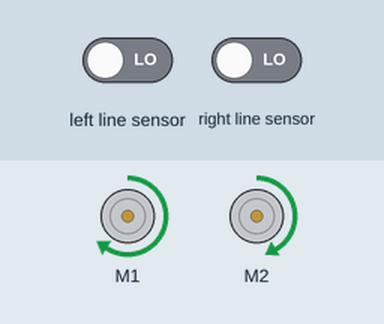
Simulated run of this program. Board: BBC micro:bit (MakeCode). Shown: 2 × DC motor (green arrow = forward, orange = backward, longer = faster). The test bench sets the inputs (shaded band); at power-on: left line sensor LOW, right line sensor LOW.

Above: at 1.2 s.
1.3 s: left line sensor driven HIGH
At 4.2 s:
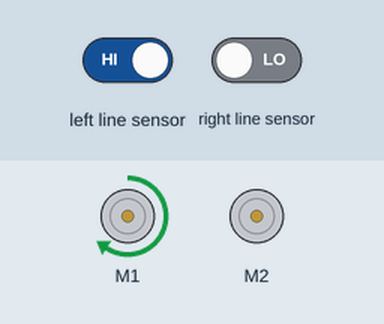
4.3 s: right line sensor driven HIGH
At 4.9 s:
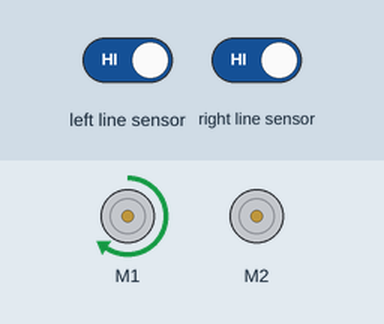
5.8 s: left line sensor driven LOW
At 9.3 s:
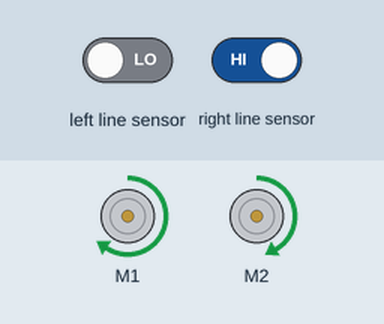
Timing chart, 0 to 14.8 s (numbered marks = the images above; inputs shaded):
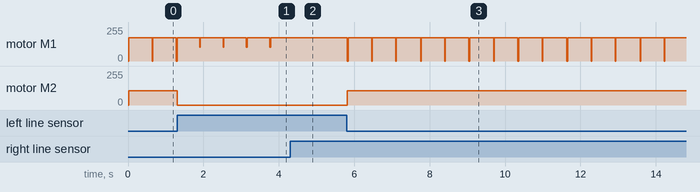

The program:

main.ts
```typescript
let Negro = 0
let GiroDerecha = 0
let GiroIzquierda = 0
let Blanco = 1
basic.forever(function () {
    if (Negro == maqueen.readPatrol(maqueen.Patrol.PatrolLeft)) {
        maqueen.motorStop(maqueen.Motors.M1)
        maqueen.motorRun(maqueen.Motors.M2, maqueen.Dir.CW, 107)
        GiroIzquierda += 1
    } else {
        if (Negro == maqueen.readPatrol(maqueen.Patrol.PatrolRight)) {
            maqueen.motorStop(maqueen.Motors.M2)
            maqueen.motorRun(maqueen.Motors.M1, maqueen.Dir.CW, 104)
            GiroDerecha += 1
        } else {
            while (maqueen.readPatrol(maqueen.Patrol.PatrolLeft) == Blanco && Blanco == maqueen.readPatrol(maqueen.Patrol.PatrolLeft)) {
                if (GiroDerecha == 1) {
                    maqueen.motorRun(maqueen.Motors.M1, maqueen.Dir.CCW, 102)
                } else {
                    if (GiroIzquierda == 1) {
                        maqueen.motorRun(maqueen.Motors.M1, maqueen.Dir.CCW, 102)
                    }
                }
            }
        }
    }
    GiroDerecha += 0
    GiroIzquierda += 0
    maqueen.motorRun(maqueen.Motors.M1, maqueen.Dir.CW, 174)
})
```

test.ts
```typescript
// aquí va el archivo "tests"; esto no se compilará cuando este paquete se utilice como una extensión.
```

Measured:
- after the input at 1.3 s, motor M2: forward 107/255 → stopped at once
- after the input at 4.3 s, motor M1: stops changing and stays forward 174/255
- after the input at 5.8 s, motor M1: alternates forward 174/255 for 0.62 s and stopped for 0.02 s, starting at once; motor M2: stopped → forward 107/255 at once
- by itself, motor M1: alternates forward 174/255 for 0.60 s and forward 104/255 for 0.02 s
